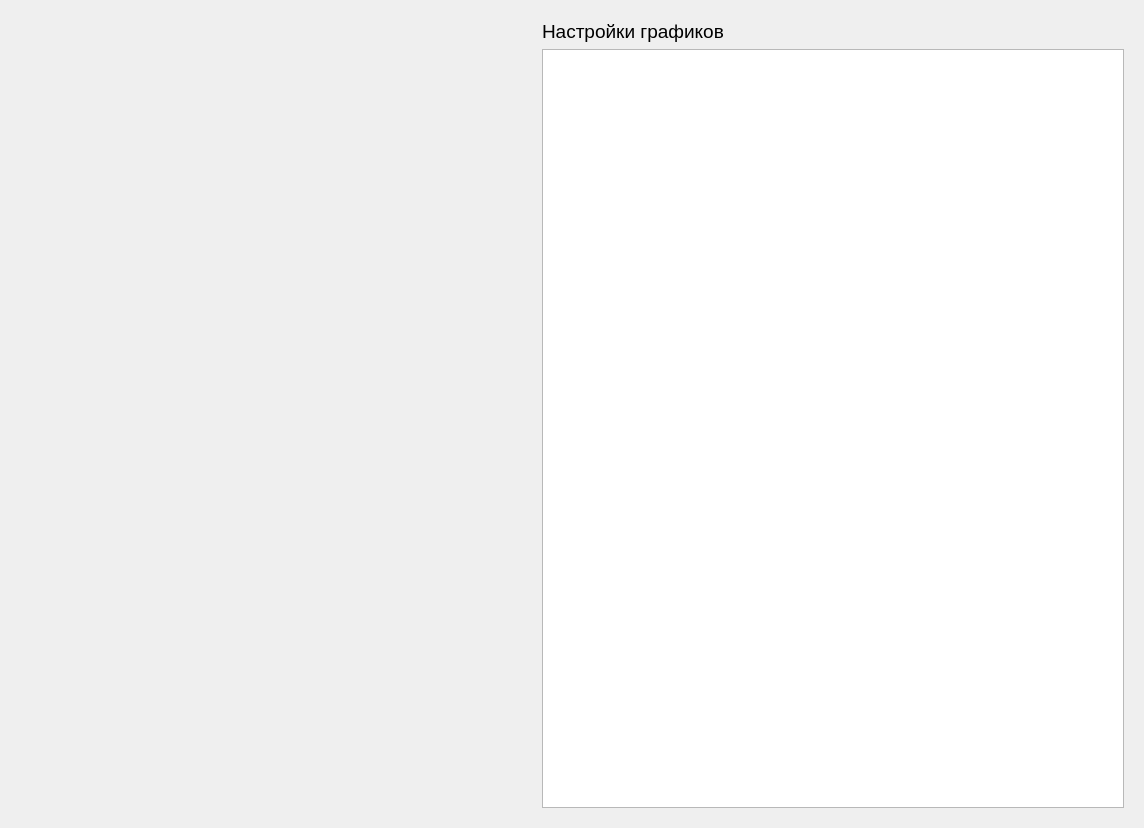
<?xml version="1.0" encoding="UTF-8"?>
<ui version="4.0">
 <class>Trend</class>
 <widget class="QWidget" name="Trend">
  <property name="geometry">
   <rect>
    <x>0</x>
    <y>0</y>
    <width>1144</width>
    <height>828</height>
   </rect>
  </property>
  <property name="windowTitle">
   <string>Form</string>
  </property>
  <layout class="QHBoxLayout" name="horizontalLayout">
   <item>
    <widget class="Plot" name="plot" native="true">
     <property name="sizePolicy">
      <sizepolicy hsizetype="Preferred" vsizetype="Preferred">
       <horstretch>0</horstretch>
       <verstretch>0</verstretch>
      </sizepolicy>
     </property>
     <property name="minimumSize">
      <size>
       <width>0</width>
       <height>0</height>
      </size>
     </property>
     <property name="maximumSize">
      <size>
       <width>16777215</width>
       <height>16777215</height>
      </size>
     </property>
    </widget>
   </item>
   <item>
    <widget class="QWidget" name="widget" native="true">
     <property name="sizePolicy">
      <sizepolicy hsizetype="Fixed" vsizetype="Preferred">
       <horstretch>0</horstretch>
       <verstretch>0</verstretch>
      </sizepolicy>
     </property>
     <property name="minimumSize">
      <size>
       <width>600</width>
       <height>0</height>
      </size>
     </property>
     <layout class="QGridLayout" name="gridLayout">
      <item row="0" column="0">
       <widget class="QLabel" name="label">
        <property name="text">
         <string>&lt;html&gt;&lt;head/&gt;&lt;body&gt;&lt;p&gt;&lt;span style=&quot; font-size:14pt;&quot;&gt;Настройки графиков&lt;/span&gt;&lt;/p&gt;&lt;/body&gt;&lt;/html&gt;</string>
        </property>
       </widget>
      </item>
      <item row="1" column="0">
       <widget class="QTableWidget" name="tableWidget">
        <property name="alternatingRowColors">
         <bool>true</bool>
        </property>
       </widget>
      </item>
     </layout>
    </widget>
   </item>
  </layout>
 </widget>
 <customwidgets>
  <customwidget>
   <class>Plot</class>
   <extends>QWidget</extends>
   <header>plot.h</header>
   <container>1</container>
  </customwidget>
 </customwidgets>
 <resources/>
 <connections/>
</ui>
